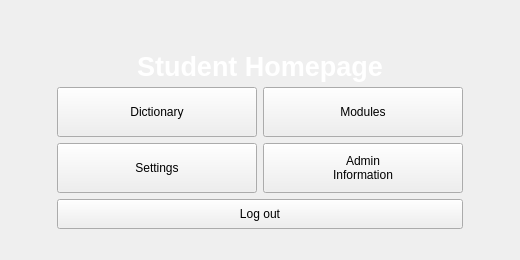
     <widget class="QWidget" name="studentHome">
      <property name="layoutDirection">
       <enum>Qt::LayoutDirection::LeftToRight</enum>
      </property>
      <layout class="QGridLayout" name="gridLayout_27">
       <item row="12" column="0">
        <spacer name="horizontalSpacer">
         <property name="orientation">
          <enum>Qt::Orientation::Horizontal</enum>
         </property>
         <property name="sizeHint" stdset="0">
          <size>
           <width>40</width>
           <height>20</height>
          </size>
         </property>
        </spacer>
       </item>
       <item row="2" column="0" colspan="3">
        <spacer name="verticalSpacer_2">
         <property name="orientation">
          <enum>Qt::Orientation::Vertical</enum>
         </property>
         <property name="sizeType">
          <enum>QSizePolicy::Policy::Fixed</enum>
         </property>
         <property name="sizeHint" stdset="0">
          <size>
           <width>20</width>
           <height>20</height>
          </size>
         </property>
        </spacer>
       </item>
       <item row="13" column="1">
        <spacer name="verticalSpacer">
         <property name="orientation">
          <enum>Qt::Orientation::Vertical</enum>
         </property>
         <property name="sizeType">
          <enum>QSizePolicy::Policy::Fixed</enum>
         </property>
         <property name="sizeHint" stdset="0">
          <size>
           <width>20</width>
           <height>20</height>
          </size>
         </property>
        </spacer>
       </item>
       <item row="6" column="0" colspan="4">
        <widget class="QLabel" name="studentHomeHeader">
         <property name="sizePolicy">
          <sizepolicy hsizetype="Expanding" vsizetype="Preferred">
           <horstretch>0</horstretch>
           <verstretch>0</verstretch>
          </sizepolicy>
         </property>
         <property name="minimumSize">
          <size>
           <width>0</width>
           <height>50</height>
          </size>
         </property>
         <property name="maximumSize">
          <size>
           <width>16777215</width>
           <height>30</height>
          </size>
         </property>
         <property name="font">
          <font>
           <family>Segoe UI</family>
           <pointsize>20</pointsize>
           <bold>true</bold>
          </font>
         </property>
         <property name="styleSheet">
          <string notr="true">color: white; /* Set the text color to white */
</string>
         </property>
         <property name="text">
          <string>Student Homepage</string>
         </property>
         <property name="alignment">
          <set>Qt::AlignmentFlag::AlignCenter</set>
         </property>
        </widget>
       </item>
       <item row="7" column="3">
        <spacer name="horizontalSpacer_4">
         <property name="orientation">
          <enum>Qt::Orientation::Horizontal</enum>
         </property>
         <property name="sizeType">
          <enum>QSizePolicy::Policy::MinimumExpanding</enum>
         </property>
         <property name="sizeHint" stdset="0">
          <size>
           <width>40</width>
           <height>20</height>
          </size>
         </property>
        </spacer>
       </item>
       <item row="12" column="3">
        <spacer name="horizontalSpacer_2">
         <property name="orientation">
          <enum>Qt::Orientation::Horizontal</enum>
         </property>
         <property name="sizeHint" stdset="0">
          <size>
           <width>40</width>
           <height>20</height>
          </size>
         </property>
        </spacer>
       </item>
       <item row="9" column="1">
        <widget class="QPushButton" name="settings">
         <property name="sizePolicy">
          <sizepolicy hsizetype="MinimumExpanding" vsizetype="Maximum">
           <horstretch>0</horstretch>
           <verstretch>0</verstretch>
          </sizepolicy>
         </property>
         <property name="minimumSize">
          <size>
           <width>200</width>
           <height>50</height>
          </size>
         </property>
         <property name="text">
          <string>Settings</string>
         </property>
        </widget>
       </item>
       <item row="7" column="2">
        <widget class="QPushButton" name="modules">
         <property name="sizePolicy">
          <sizepolicy hsizetype="MinimumExpanding" vsizetype="Preferred">
           <horstretch>0</horstretch>
           <verstretch>0</verstretch>
          </sizepolicy>
         </property>
         <property name="minimumSize">
          <size>
           <width>200</width>
           <height>50</height>
          </size>
         </property>
         <property name="maximumSize">
          <size>
           <width>16777215</width>
           <height>16777215</height>
          </size>
         </property>
         <property name="text">
          <string>Modules</string>
         </property>
        </widget>
       </item>
       <item row="7" column="0">
        <spacer name="horizontalSpacer_3">
         <property name="orientation">
          <enum>Qt::Orientation::Horizontal</enum>
         </property>
         <property name="sizeType">
          <enum>QSizePolicy::Policy::MinimumExpanding</enum>
         </property>
         <property name="sizeHint" stdset="0">
          <size>
           <width>40</width>
           <height>20</height>
          </size>
         </property>
        </spacer>
       </item>
       <item row="7" column="1">
        <widget class="QPushButton" name="dictionary">
         <property name="sizePolicy">
          <sizepolicy hsizetype="MinimumExpanding" vsizetype="Preferred">
           <horstretch>0</horstretch>
           <verstretch>0</verstretch>
          </sizepolicy>
         </property>
         <property name="minimumSize">
          <size>
           <width>200</width>
           <height>50</height>
          </size>
         </property>
         <property name="maximumSize">
          <size>
           <width>16777215</width>
           <height>50</height>
          </size>
         </property>
         <property name="text">
          <string>Dictionary</string>
         </property>
        </widget>
       </item>
       <item row="9" column="2">
        <widget class="QPushButton" name="adminInfo">
         <property name="sizePolicy">
          <sizepolicy hsizetype="MinimumExpanding" vsizetype="Maximum">
           <horstretch>0</horstretch>
           <verstretch>0</verstretch>
          </sizepolicy>
         </property>
         <property name="minimumSize">
          <size>
           <width>200</width>
           <height>50</height>
          </size>
         </property>
         <property name="maximumSize">
          <size>
           <width>16777215</width>
           <height>16777215</height>
          </size>
         </property>
         <property name="text">
          <string>Admin
Information</string>
         </property>
        </widget>
       </item>
       <item row="12" column="1" colspan="2">
        <widget class="QPushButton" name="logoutButton">
         <property name="sizePolicy">
          <sizepolicy hsizetype="MinimumExpanding" vsizetype="Fixed">
           <horstretch>0</horstretch>
           <verstretch>0</verstretch>
          </sizepolicy>
         </property>
         <property name="minimumSize">
          <size>
           <width>50</width>
           <height>30</height>
          </size>
         </property>
         <property name="maximumSize">
          <size>
           <width>16777215</width>
           <height>16777215</height>
          </size>
         </property>
         <property name="baseSize">
          <size>
           <width>0</width>
           <height>0</height>
          </size>
         </property>
         <property name="layoutDirection">
          <enum>Qt::LayoutDirection::LeftToRight</enum>
         </property>
         <property name="text">
          <string>Log out</string>
         </property>
        </widget>
       </item>
      </layout>
     </widget>
